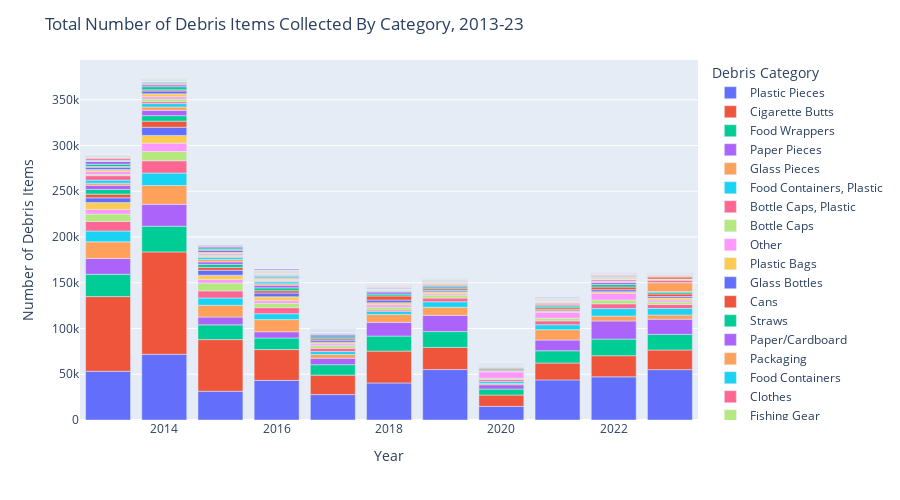

This figure's notebook cell:
### Markdown cell above
# Longitudinal Evaluation Debris Data

Here we'll look at the number of items cleaned up on a year by year basis for the years 2013-2023. We'll also look at the number of volunteers for each year. The data is grouped by year, and a column for the total number of volunteers is added. The total number of volunteers is defined as number of adults + 0.5 * number of youths in NOAA's marine debris report, and we'll follow that nomenclature here.

## Total Number of Items by Debris Category

First out we'll plot the number of debris items collected each year as a basic bar graph, where the bars are partitioned into the debris categories.

### Code cell
fig = graph_maker.annual_total_bar()
fig.show()

### Figure 1 — Plotly figure (JSON) as saved in the notebook; plotly's stock layout.template omitted (floating-point values rounded to 4 significant figures)
{"data": [{"alignmentgroup": "True", "hovertemplate": "variable=Plastic Pieces<br>index=%{x}<br>value=%{y}<extra></extra>", "legendgroup": "Plastic Pieces", "marker": {"color": "#636efa", "pattern": {"shape": ""}}, "name": "Plastic Pieces", "offsetgroup": "Plastic Pieces", "orientation": "v", "showlegend": true, "textposition": "auto", "type": "bar", "x": [2013, 2014, 2015, 2016, 2017, 2018, 2019, 2020, 2021, 2022, 2023], "xaxis": "x", "y": [53236, 71803, 31440, 43322, 27790.0, 40469, 55116, 14907, 43820, 47164, 55038], "yaxis": "y"}, {"alignmentgroup": "True", "hovertemplate": "variable=Cigarette Butts<br>index=%{x}<br>value=%{y}<extra></extra>", "legendgroup": "Cigarette Butts", "marker": {"color": "#EF553B", "pattern": {"shape": ""}}, "name": "Cigarette Butts", "offsetgroup": "Cigarette Butts", "orientation": "v", "showlegend": true, "textposition": "auto", "type": "bar", "x": [2013, 2014, 2015, 2016, 2017, 2018, 2019, 2020, 2021, 2022, 2023], "xaxis": "x", "y": [81642, 111884, 56423, 33684, 21251, 34815, 24202, 12380, 18464, 23115, 21498], "yaxis": "y"}, {"alignmentgroup": "True", "hovertemplate": "variable=Food Wrappers<br>index=%{x}<br>value=%{y}<extra></extra>", "legendgroup": "Food Wrappers", "marker": {"color": "#00cc96", "pattern": {"shape": ""}}, "name": "Food Wrappers", "offsetgroup": "Food Wrappers", "orientation": "v", "showlegend": true, "textposition": "auto", "type": "bar", "x": [2013, 2014, 2015, 2016, 2017, 2018, 2019, 2020, 2021, 2022, 2023], "xaxis": "x", "y": [24397, 28110, 16142, 12632, 11425, 16437, 17333, 6513, 13373, 18128, 16988], "yaxis": "y"}, {"alignmentgroup": "True", "hovertemplate": "variable=Paper Pieces<br>index=%{x}<br>value=%{y}<extra></extra>", "legendgroup": "Paper Pieces", "marker": {"color": "#ab63fa", "pattern": {"shape": ""}}, "name": "Paper Pieces", "offsetgroup": "Paper Pieces", "orientation": "v", "showlegend": true, "textposition": "auto", "type": "bar", "x": [2013, 2014, 2015, 2016, 2017, 2018, 2019, 2020, 2021, 2022, 2023], "xaxis": "x", "y": [17242, 23901, 8493, 6783, 7043, 15017, 17738, 4727, 11733, 19817, 16650], "yaxis": "y"}, {"alignmentgroup": "True", "hovertemplate": "variable=Glass Pieces<br>index=%{x}<br>value=%{y}<extra></extra>", "legendgroup": "Glass Pieces", "marker": {"color": "#FFA15A", "pattern": {"shape": ""}}, "name": "Glass Pieces", "offsetgroup": "Glass Pieces", "orientation": "v", "showlegend": true, "textposition": "auto", "type": "bar", "x": [2013, 2014, 2015, 2016, 2017, 2018, 2019, 2020, 2021, 2022, 2023], "xaxis": "x", "y": [18196, 20532, 12865, 13290, 4103, 8584, 8823, 1288, 11356, 5369, 4605], "yaxis": "y"}, {"alignmentgroup": "True", "hovertemplate": "variable=Food Containers, Plastic<br>index=%{x}<br>value=%{y}<extra></extra>", "legendgroup": "Food Containers, Plastic", "marker": {"color": "#19d3f3", "pattern": {"shape": ""}}, "name": "Food Containers, Plastic", "offsetgroup": "Food Containers, Plastic", "orientation": "v", "showlegend": true, "textposition": "auto", "type": "bar", "x": [2013, 2014, 2015, 2016, 2017, 2018, 2019, 2020, 2021, 2022, 2023], "xaxis": "x", "y": [11813, 13664, 8029, 6402, 3214, 3360, 6040.0, 2221, 5356, 8180, 7121], "yaxis": "y"}, {"alignmentgroup": "True", "hovertemplate": "variable=Bottle Caps, Plastic<br>index=%{x}<br>value=%{y}<extra></extra>", "legendgroup": "Bottle Caps, Plastic", "marker": {"color": "#FF6692", "pattern": {"shape": ""}}, "name": "Bottle Caps, Plastic", "offsetgroup": "Bottle Caps, Plastic", "orientation": "v", "showlegend": true, "textposition": "auto", "type": "bar", "x": [2013, 2014, 2015, 2016, 2017, 2018, 2019, 2020, 2021, 2022, 2023], "xaxis": "x", "y": [10424, 13438, 7685, 6716, 3568, 1486, 4003, 2039, 4272, 5222, 4363], "yaxis": "y"}, {"alignmentgroup": "True", "hovertemplate": "variable=Bottle Caps<br>index=%{x}<br>value=%{y}<extra></extra>", "legendgroup": "Bottle Caps", "marker": {"color": "#B6E880", "pattern": {"shape": ""}}, "name": "Bottle Caps", "offsetgroup": "Bottle Caps", "orientation": "v", "showlegend": true, "textposition": "auto", "type": "bar", "x": [2013, 2014, 2015, 2016, 2017, 2018, 2019, 2020, 2021, 2022, 2023], "xaxis": "x", "y": [8151, 10074, 8585, 4737, 2890, 3014, 3327, 1513, 2838, 4083, 2761], "yaxis": "y"}, {"alignmentgroup": "True", "hovertemplate": "variable=Other<br>index=%{x}<br>value=%{y}<extra></extra>", "legendgroup": "Other", "marker": {"color": "#FF97FF", "pattern": {"shape": ""}}, "name": "Other", "offsetgroup": "Other", "orientation": "v", "showlegend": true, "textposition": "auto", "type": "bar", "x": [2013, 2014, 2015, 2016, 2017, 2018, 2019, 2020, 2021, 2022, 2023], "xaxis": "x", "y": [5015, 9127, 3985, 2912, 1978.0, 2676, 1595, 7025, 6608, 7429, 2037], "yaxis": "y"}, {"alignmentgroup": "True", "hovertemplate": "variable=Plastic Bags<br>index=%{x}<br>value=%{y}<extra></extra>", "legendgroup": "Plastic Bags", "marker": {"color": "#FECB52", "pattern": {"shape": ""}}, "name": "Plastic Bags", "offsetgroup": "Plastic Bags", "orientation": "v", "showlegend": true, "textposition": "auto", "type": "bar", "x": [2013, 2014, 2015, 2016, 2017, 2018, 2019, 2020, 2021, 2022, 2023], "xaxis": "x", "y": [7448, 8479, 4580, 4120, 1773, 2311, 1858, 1102, 1488, 1644, 2146], "yaxis": "y"}, {"alignmentgroup": "True", "hovertemplate": "variable=Glass Bottles<br>index=%{x}<br>value=%{y}<extra></extra>", "legendgroup": "Glass Bottles", "marker": {"color": "#636efa", "pattern": {"shape": ""}}, "name": "Glass Bottles", "offsetgroup": "Glass Bottles", "orientation": "v", "showlegend": true, "textposition": "auto", "type": "bar", "x": [2013, 2014, 2015, 2016, 2017, 2018, 2019, 2020, 2021, 2022, 2023], "xaxis": "x", "y": [5210, 8923, 5470, 4165, 2142, 2933, 1669, 1010, 1355, 2238, 1715], "yaxis": "y"}, {"alignmentgroup": "True", "hovertemplate": "variable=Cans<br>index=%{x}<br>value=%{y}<extra></extra>", "legendgroup": "Cans", "marker": {"color": "#EF553B", "pattern": {"shape": ""}}, "name": "Cans", "offsetgroup": "Cans", "orientation": "v", "showlegend": true, "textposition": "auto", "type": "bar", "x": [2013, 2014, 2015, 2016, 2017, 2018, 2019, 2020, 2021, 2022, 2023], "xaxis": "x", "y": [4064, 6657, 3007, 2549, 1621, 4480, 1802, 1049, 1967, 2970, 2826], "yaxis": "y"}, {"alignmentgroup": "True", "hovertemplate": "variable=Straws<br>index=%{x}<br>value=%{y}<extra></extra>", "legendgroup": "Straws", "marker": {"color": "#00cc96", "pattern": {"shape": ""}}, "name": "Straws", "offsetgroup": "Straws", "orientation": "v", "showlegend": true, "textposition": "auto", "type": "bar", "x": [2013, 2014, 2015, 2016, 2017, 2018, 2019, 2020, 2021, 2022, 2023], "xaxis": "x", "y": [5167, 6001, 3346, 3089, 2043, 1997, 1942, 981, 1851, 2754, 1910], "yaxis": "y"}, {"alignmentgroup": "True", "hovertemplate": "variable=Paper/Cardboard<br>index=%{x}<br>value=%{y}<extra></extra>", "legendgroup": "Paper/Cardboard", "marker": {"color": "#ab63fa", "pattern": {"shape": ""}}, "name": "Paper/Cardboard", "offsetgroup": "Paper/Cardboard", "orientation": "v", "showlegend": true, "textposition": "auto", "type": "bar", "x": [2013, 2014, 2015, 2016, 2017, 2018, 2019, 2020, 2021, 2022, 2023], "xaxis": "x", "y": [4518, 5800, 2788, 2880, 2123, 2337, 1102, 326, 1206, 2300, 853], "yaxis": "y"}, {"alignmentgroup": "True", "hovertemplate": "variable=Packaging<br>index=%{x}<br>value=%{y}<extra></extra>", "legendgroup": "Packaging", "marker": {"color": "#FFA15A", "pattern": {"shape": ""}}, "name": "Packaging", "offsetgroup": "Packaging", "orientation": "v", "showlegend": true, "textposition": "auto", "type": "bar", "x": [2013, 2014, 2015, 2016, 2017, 2018, 2019, 2020, 2021, 2022, 2023], "xaxis": "x", "y": [2297, 3681, 2625, 1521, 880, 727, 1199, 572, 1279, 550, 9523], "yaxis": "y"}, {"alignmentgroup": "True", "hovertemplate": "variable=Food Containers<br>index=%{x}<br>value=%{y}<extra></extra>", "legendgroup": "Food Containers", "marker": {"color": "#19d3f3", "pattern": {"shape": ""}}, "name": "Food Containers", "offsetgroup": "Food Containers", "orientation": "v", "showlegend": true, "textposition": "auto", "type": "bar", "x": [2013, 2014, 2015, 2016, 2017, 2018, 2019, 2020, 2021, 2022, 2023], "xaxis": "x", "y": [3340, 3726, 2083, 2103, 1053, 1072, 477, 399, 462, 552, 345], "yaxis": "y"}, {"alignmentgroup": "True", "hovertemplate": "variable=Clothes<br>index=%{x}<br>value=%{y}<extra></extra>", "legendgroup": "Clothes", "marker": {"color": "#FF6692", "pattern": {"shape": ""}}, "name": "Clothes", "offsetgroup": "Clothes", "orientation": "v", "showlegend": true, "textposition": "auto", "type": "bar", "x": [2013, 2014, 2015, 2016, 2017, 2018, 2019, 2020, 2021, 2022, 2023], "xaxis": "x", "y": [4809, 2069, 944, 777, 6, 0, 1017, 479, 1012, 1672, 2428], "yaxis": "y"}, {"alignmentgroup": "True", "hovertemplate": "variable=Fishing Gear<br>index=%{x}<br>value=%{y}<extra></extra>", "legendgroup": "Fishing Gear", "marker": {"color": "#B6E880", "pattern": {"shape": ""}}, "name": "Fishing Gear", "offsetgroup": "Fishing Gear", "orientation": "v", "showlegend": true, "textposition": "auto", "type": "bar", "x": [2013, 2014, 2015, 2016, 2017, 2018, 2019, 2020, 2021, 2022, 2023], "xaxis": "x", "y": [1288, 2820, 1827, 1024, 793, 637, 1129, 193, 545, 791, 679], "yaxis": "y"}, {"alignmentgroup": "True", "hovertemplate": "variable=Tobacco<br>index=%{x}<br>value=%{y}<extra></extra>", "legendgroup": "Tobacco", "marker": {"color": "#FF97FF", "pattern": {"shape": ""}}, "name": "Tobacco", "offsetgroup": "Tobacco", "orientation": "v", "showlegend": true, "textposition": "auto", "type": "bar", "x": [2013, 2014, 2015, 2016, 2017, 2018, 2019, 2020, 2021, 2022, 2023], "xaxis": "x", "y": [3524, 2675, 1931, 691, 155, 148, 453, 394, 552, 362, 212], "yaxis": "y"}, {"alignmentgroup": "True", "hovertemplate": "variable=Balloons<br>index=%{x}<br>value=%{y}<extra></extra>", "legendgroup": "Balloons", "marker": {"color": "#FECB52", "pattern": {"shape": ""}}, "name": "Balloons", "offsetgroup": "Balloons", "orientation": "v", "showlegend": true, "textposition": "auto", "type": "bar", "x": [2013, 2014, 2015, 2016, 2017, 2018, 2019, 2020, 2021, 2022, 2023], "xaxis": "x", "y": [1987, 3151, 956, 947, 347, 558, 368, 162, 427, 446, 433], "yaxis": "y"}, {"alignmentgroup": "True", "hovertemplate": "variable=Nails<br>index=%{x}<br>value=%{y}<extra></extra>", "legendgroup": "Nails", "marker": {"color": "#636efa", "pattern": {"shape": ""}}, "name": "Nails", "offsetgroup": "Nails", "orientation": "v", "showlegend": true, "textposition": "auto", "type": "bar", "x": [2013, 2014, 2015, 2016, 2017, 2018, 2019, 2020, 2021, 2022, 2023], "xaxis": "x", "y": [2325, 3037, 2081, 621, 111, 1359, 0, 0, 0, 0, 0], "yaxis": "y"}, {"alignmentgroup": "True", "hovertemplate": "variable=Wood Pieces<br>index=%{x}<br>value=%{y}<extra></extra>", "legendgroup": "Wood Pieces", "marker": {"color": "#EF553B", "pattern": {"shape": ""}}, "name": "Wood Pieces", "offsetgroup": "Wood Pieces", "orientation": "v", "showlegend": true, "textposition": "auto", "type": "bar", "x": [2013, 2014, 2015, 2016, 2017, 2018, 2019, 2020, 2021, 2022, 2023], "xaxis": "x", "y": [937.5, 1236, 1133, 571, 27, 0, 799, 227, 547, 1130, 2448], "yaxis": "y"}, {"alignmentgroup": "True", "hovertemplate": "variable=Foil<br>index=%{x}<br>value=%{y}<extra></extra>", "legendgroup": "Foil", "marker": {"color": "#00cc96", "pattern": {"shape": ""}}, "name": "Foil", "offsetgroup": "Foil", "orientation": "v", "showlegend": true, "textposition": "auto", "type": "bar", "x": [2013, 2014, 2015, 2016, 2017, 2018, 2019, 2020, 2021, 2022, 2023], "xaxis": "x", "y": [2478, 3453, 1697, 1386, 0, 35, 0, 0, 0, 0, 0], "yaxis": "y"}, {"alignmentgroup": "True", "hovertemplate": "variable=Fireworks<br>index=%{x}<br>value=%{y}<extra></extra>", "legendgroup": "Fireworks", "marker": {"color": "#ab63fa", "pattern": {"shape": ""}}, "name": "Fireworks", "offsetgroup": "Fireworks", "orientation": "v", "showlegend": true, "textposition": "auto", "type": "bar", "x": [2013, 2014, 2015, 2016, 2017, 2018, 2019, 2020, 2021, 2022, 2023], "xaxis": "x", "y": [3018, 2031, 1759, 1051, 152, 151, 55, 1, 42, 51, 2], "yaxis": "y"}, {"alignmentgroup": "True", "hovertemplate": "variable=Beach Gear<br>index=%{x}<br>value=%{y}<extra></extra>", "legendgroup": "Beach Gear", "marker": {"color": "#FFA15A", "pattern": {"shape": ""}}, "name": "Beach Gear", "offsetgroup": "Beach Gear", "orientation": "v", "showlegend": true, "textposition": "auto", "type": "bar", "x": [2013, 2014, 2015, 2016, 2017, 2018, 2019, 2020, 2021, 2022, 2023], "xaxis": "x", "y": [747, 1244, 444, 347, 235, 706, 648, 638, 965, 1194, 918], "yaxis": "y"}, {"alignmentgroup": "True", "hovertemplate": "variable=Personal Hygiene<br>index=%{x}<br>value=%{y}<extra></extra>", "legendgroup": "Personal Hygiene", "marker": {"color": "#19d3f3", "pattern": {"shape": ""}}, "name": "Personal Hygiene", "offsetgroup": "Personal Hygiene", "orientation": "v", "showlegend": true, "textposition": "auto", "type": "bar", "x": [2013, 2014, 2015, 2016, 2017, 2018, 2019, 2020, 2021, 2022, 2023], "xaxis": "x", "y": [768, 968, 789, 945, 615.5, 377, 541, 346, 601, 806, 593], "yaxis": "y"}, {"alignmentgroup": "True", "hovertemplate": "variable=Lighters<br>index=%{x}<br>value=%{y}<extra></extra>", "legendgroup": "Lighters", "marker": {"color": "#FF6692", "pattern": {"shape": ""}}, "name": "Lighters", "offsetgroup": "Lighters", "orientation": "v", "showlegend": true, "textposition": "auto", "type": "bar", "x": [2013, 2014, 2015, 2016, 2017, 2018, 2019, 2020, 2021, 2022, 2023], "xaxis": "x", "y": [2033, 1018, 526, 353, 200, 235, 162, 50, 125, 665, 359], "yaxis": "y"}, {"alignmentgroup": "True", "hovertemplate": "variable=Bandaids<br>index=%{x}<br>value=%{y}<extra></extra>", "legendgroup": "Bandaids", "marker": {"color": "#B6E880", "pattern": {"shape": ""}}, "name": "Bandaids", "offsetgroup": "Bandaids", "orientation": "v", "showlegend": true, "textposition": "auto", "type": "bar", "x": [2013, 2014, 2015, 2016, 2017, 2018, 2019, 2020, 2021, 2022, 2023], "xaxis": "x", "y": [737, 899, 363, 248, 316, 349, 356, 86, 270, 418, 277], "yaxis": "y"}, {"alignmentgroup": "True", "hovertemplate": "variable=Lids<br>index=%{x}<br>value=%{y}<extra></extra>", "legendgroup": "Lids", "marker": {"color": "#FF97FF", "pattern": {"shape": ""}}, "name": "Lids", "offsetgroup": "Lids", "orientation": "v", "showlegend": true, "textposition": "auto", "type": "bar", "x": [2013, 2014, 2015, 2016, 2017, 2018, 2019, 2020, 2021, 2022, 2023], "xaxis": "x", "y": [0, 0, 0, 549, 852, 465, 540, 411, 532, 465, 496], "yaxis": "y"}, {"alignmentgroup": "True", "hovertemplate": "variable=Construction Materials<br>index=%{x}<br>value=%{y}<extra></extra>", "legendgroup": "Construction Materials", "marker": {"color": "#FECB52", "pattern": {"shape": ""}}, "name": "Construction Materials", "offsetgroup": "Construction Materials", "orientation": "v", "showlegend": true, "textposition": "auto", "type": "bar", "x": [2013, 2014, 2015, 2016, 2017, 2018, 2019, 2020, 2021, 2022, 2023], "xaxis": "x", "y": [722, 172, 0, 742, 241, 461, 554, 166, 456, 276, 386], "yaxis": "y"}, {"alignmentgroup": "True", "hovertemplate": "variable=Utensils<br>index=%{x}<br>value=%{y}<extra></extra>", "legendgroup": "Utensils", "marker": {"color": "#636efa", "pattern": {"shape": ""}}, "name": "Utensils", "offsetgroup": "Utensils", "orientation": "v", "showlegend": true, "textposition": "auto", "type": "bar", "x": [2013, 2014, 2015, 2016, 2017, 2018, 2019, 2020, 2021, 2022, 2023], "xaxis": "x", "y": [0, 0, 0, 426, 474, 389, 292, 453, 360, 434, 645], "yaxis": "y"}, {"alignmentgroup": "True", "hovertemplate": "variable=Strapping Bands<br>index=%{x}<br>value=%{y}<extra></extra>", "legendgroup": "Strapping Bands", "marker": {"color": "#EF553B", "pattern": {"shape": ""}}, "name": "Strapping Bands", "offsetgroup": "Strapping Bands", "orientation": "v", "showlegend": true, "textposition": "auto", "type": "bar", "x": [2013, 2014, 2015, 2016, 2017, 2018, 2019, 2020, 2021, 2022, 2023], "xaxis": "x", "y": [581, 65, 1, 431, 193, 255, 271, 208, 326, 399, 273], "yaxis": "y"}, {"alignmentgroup": "True", "hovertemplate": "variable=6-Pack Holders<br>index=%{x}<br>value=%{y}<extra></extra>", "legendgroup": "6-Pack Holders", "marker": {"color": "#00cc96", "pattern": {"shape": ""}}, "name": "6-Pack Holders", "offsetgroup": "6-Pack Holders", "orientation": "v", "showlegend": true, "textposition": "auto", "type": "bar", "x": [2013, 2014, 2015, 2016, 2017, 2018, 2019, 2020, 2021, 2022, 2023], "xaxis": "x", "y": [624, 909, 301, 130, 45, 34, 77, 0, 36, 97, 41], "yaxis": "y"}, {"alignmentgroup": "True", "hovertemplate": "variable=PPE<br>index=%{x}<br>value=%{y}<extra></extra>", "legendgroup": "PPE", "marker": {"color": "#ab63fa", "pattern": {"shape": ""}}, "name": "PPE", "offsetgroup": "PPE", "orientation": "v", "showlegend": true, "textposition": "auto", "type": "bar", "x": [2013, 2014, 2015, 2016, 2017, 2018, 2019, 2020, 2021, 2022, 2023], "xaxis": "x", "y": [0, 0, 0, 0, 0, 0, 0, 720, 718, 630, 186], "yaxis": "y"}, {"alignmentgroup": "True", "hovertemplate": "variable=Batteries<br>index=%{x}<br>value=%{y}<extra></extra>", "legendgroup": "Batteries", "marker": {"color": "#FFA15A", "pattern": {"shape": ""}}, "name": "Batteries", "offsetgroup": "Batteries", "orientation": "v", "showlegend": true, "textposition": "auto", "type": "bar", "x": [2013, 2014, 2015, 2016, 2017, 2018, 2019, 2020, 2021, 2022, 2023], "xaxis": "x", "y": [245, 219, 167, 224, 453, 148, 77, 32, 68, 125, 483], "yaxis": "y"}, {"alignmentgroup": "True", "hovertemplate": "variable=Bottles, Plastic<br>index=%{x}<br>value=%{y}<extra></extra>", "legendgroup": "Bottles, Plastic", "marker": {"color": "#19d3f3", "pattern": {"shape": ""}}, "name": "Bottles, Plastic", "offsetgroup": "Bottles, Plastic", "orientation": "v", "showlegend": true, "textposition": "auto", "type": "bar", "x": [2013, 2014, 2015, 2016, 2017, 2018, 2019, 2020, 2021, 2022, 2023], "xaxis": "x", "y": [379, 343, 521, 308, 172, 99, 132, 0, 64, 61, 137], "yaxis": "y"}, {"alignmentgroup": "True", "hovertemplate": "variable=Syringes<br>index=%{x}<br>value=%{y}<extra></extra>", "legendgroup": "Syringes", "marker": {"color": "#FF6692", "pattern": {"shape": ""}}, "name": "Syringes", "offsetgroup": "Syringes", "orientation": "v", "showlegend": true, "textposition": "auto", "type": "bar", "x": [2013, 2014, 2015, 2016, 2017, 2018, 2019, 2020, 2021, 2022, 2023], "xaxis": "x", "y": [140, 164, 215, 376, 136, 242, 156, 44, 101, 202, 283], "yaxis": "y"}, {"alignmentgroup": "True", "hovertemplate": "variable=Footwear<br>index=%{x}<br>value=%{y}<extra></extra>", "legendgroup": "Footwear", "marker": {"color": "#B6E880", "pattern": {"shape": ""}}, "name": "Footwear", "offsetgroup": "Footwear", "orientation": "v", "showlegend": true, "textposition": "auto", "type": "bar", "x": [2013, 2014, 2015, 2016, 2017, 2018, 2019, 2020, 2021, 2022, 2023], "xaxis": "x", "y": [539, 803.5, 321, 296, 1, 0, 0, 0, 0, 16, 30], "yaxis": "y"}, {"alignmentgroup": "True", "hovertemplate": "variable=Cigar Tips<br>index=%{x}<br>value=%{y}<extra></extra>", "legendgroup": "Cigar Tips", "marker": {"color": "#FF97FF", "pattern": {"shape": ""}}, "name": "Cigar Tips", "offsetgroup": "Cigar Tips", "orientation": "v", "showlegend": true, "textposition": "auto", "type": "bar", "x": [2013, 2014, 2015, 2016, 2017, 2018, 2019, 2020, 2021, 2022, 2023], "xaxis": "x", "y": [0, 183, 4, 359, 171, 204, 278, 1, 196, 128, 13], "yaxis": "y"}, {"alignmentgroup": "True", "hovertemplate": "variable=Rope<br>index=%{x}<br>value=%{y}<extra></extra>", "legendgroup": "Rope", "marker": {"color": "#FECB52", "pattern": {"shape": ""}}, "name": "Rope", "offsetgroup": "Rope", "orientation": "v", "showlegend": true, "textposition": "auto", "type": "bar", "x": [2013, 2014, 2015, 2016, 2017, 2018, 2019, 2020, 2021, 2022, 2023], "xaxis": "x", "y": [0, 0, 71, 572, 126, 136, 296, 7, 148, 64, 3], "yaxis": "y"}, {"alignmentgroup": "True", "hovertemplate": "variable=Beverage Bottles<br>index=%{x}<br>value=%{y}<extra></extra>", "legendgroup": "Beverage Bottles", "marker": {"color": "#636efa", "pattern": {"shape": ""}}, "name": "Beverage Bottles", "offsetgroup": "Beverage Bottles", "orientation": "v", "showlegend": true, "textposition": "auto", "type": "bar", "x": [2013, 2014, 2015, 2016, 2017, 2018, 2019, 2020, 2021, 2022, 2023], "xaxis": "x", "y": [0, 0, 0, 1413, 0, 0, 0, 0, 0, 0, 0], "yaxis": "y"}, {"alignmentgroup": "True", "hovertemplate": "variable=Tires<br>index=%{x}<br>value=%{y}<extra></extra>", "legendgroup": "Tires", "marker": {"color": "#EF553B", "pattern": {"shape": ""}}, "name": "Tires", "offsetgroup": "Tires", "orientation": "v", "showlegend": true, "textposition": "auto", "type": "bar", "x": [2013, 2014, 2015, 2016, 2017, 2018, 2019, 2020, 2021, 2022, 2023], "xaxis": "x", "y": [112, 195, 108, 71, 48, 35.25, 37, 21, 19, 27, 11], "yaxis": "y"}, {"alignmentgroup": "True", "hovertemplate": "variable=Bagged Pet Waste<br>index=%{x}<br>value=%{y}<extra></extra>", "legendgroup": "Bagged Pet Waste", "marker": {"color": "#00cc96", "pattern": {"shape": ""}}, "name": "Bagged Pet Waste", "offsetgroup": "Bagged Pet Waste", "orientation": "v", "showlegend": true, "textposition": "auto", "type": "bar", "x": [2013, 2014, 2015, 2016, 2017, 2018, 2019, 2020, 2021, 2022, 2023], "xaxis": "x", "y": [111, 0, 0, 0, 0, 0, 0, 70, 159, 169, 127], "yaxis": "y"}, {"alignmentgroup": "True", "hovertemplate": "variable=Beverage Pouches<br>index=%{x}<br>value=%{y}<extra></extra>", "legendgroup": "Beverage Pouches", "marker": {"color": "#ab63fa", "pattern": {"shape": ""}}, "name": "Beverage Pouches", "offsetgroup": "Beverage Pouches", "orientation": "v", "showlegend": true, "textposition": "auto", "type": "bar", "x": [2013, 2014, 2015, 2016, 2017, 2018, 2019, 2020, 2021, 2022, 2023], "xaxis": "x", "y": [0, 0, 0, 0, 0, 0, 0, 240, 49, 172, 164], "yaxis": "y"}, {"alignmentgroup": "True", "hovertemplate": "variable=Appliances<br>index=%{x}<br>value=%{y}<extra></extra>", "legendgroup": "Appliances", "marker": {"color": "#FFA15A", "pattern": {"shape": ""}}, "name": "Appliances", "offsetgroup": "Appliances", "orientation": "v", "showlegend": true, "textposition": "auto", "type": "bar", "x": [2013, 2014, 2015, 2016, 2017, 2018, 2019, 2020, 2021, 2022, 2023], "xaxis": "x", "y": [147, 127, 46, 64, 42, 18, 23, 0, 22, 5, 70], "yaxis": "y"}, {"alignmentgroup": "True", "hovertemplate": "variable=E-Waste<br>index=%{x}<br>value=%{y}<extra></extra>", "legendgroup": "E-Waste", "marker": {"color": "#19d3f3", "pattern": {"shape": ""}}, "name": "E-Waste", "offsetgroup": "E-Waste", "orientation": "v", "showlegend": true, "textposition": "auto", "type": "bar", "x": [2013, 2014, 2015, 2016, 2017, 2018, 2019, 2020, 2021, 2022, 2023], "xaxis": "x", "y": [0, 0, 0, 0, 0, 0, 0, 38, 124, 73, 112], "yaxis": "y"}, {"alignmentgroup": "True", "hovertemplate": "variable=Car Parts<br>index=%{x}<br>value=%{y}<extra></extra>", "legendgroup": "Car Parts", "marker": {"color": "#FF6692", "pattern": {"shape": ""}}, "name": "Car Parts", "offsetgroup": "Car Parts", "orientation": "v", "showlegend": true, "textposition": "auto", "type": "bar", "x": [2013, 2014, 2015, 2016, 2017, 2018, 2019, 2020, 2021, 2022, 2023], "xaxis": "x", "y": [31, 101, 52, 76, 0, 0, 0, 0, 0, 0, 0], "yaxis": "y"}, {"alignmentgroup": "True", "hovertemplate": "variable=Bikes<br>index=%{x}<br>value=%{y}<extra></extra>", "legendgroup": "Bikes", "marker": {"color": "#B6E880", "pattern": {"shape": ""}}, "name": "Bikes", "offsetgroup": "Bikes", "orientation": "v", "showlegend": true, "textposition": "auto", "type": "bar", "x": [2013, 2014, 2015, 2016, 2017, 2018, 2019, 2020, 2021, 2022, 2023], "xaxis": "x", "y": [62, 70, 18, 49, 0, 0, 0, 0, 0, 0, 0], "yaxis": "y"}], "layout": {"autosize": false, "barmode": "relative", "height": 500, "legend": {"title": {"text": "Debris Category"}, "tracegroupgap": 0}, "margin": {"t": 60}, "title": {"text": "Total Number of Debris Items Collected By Category, 2013-23"}, "width": 900, "xaxis": {"anchor": "y", "autorange": true, "domain": [0, 1], "range": [2012.0, 2024.0], "title": {"text": "Year"}, "type": "linear"}, "yaxis": {"anchor": "x", "autorange": true, "domain": [0, 1], "range": [0, 393400.0], "title": {"text": "Number of Debris Items"}, "type": "linear"}}}
